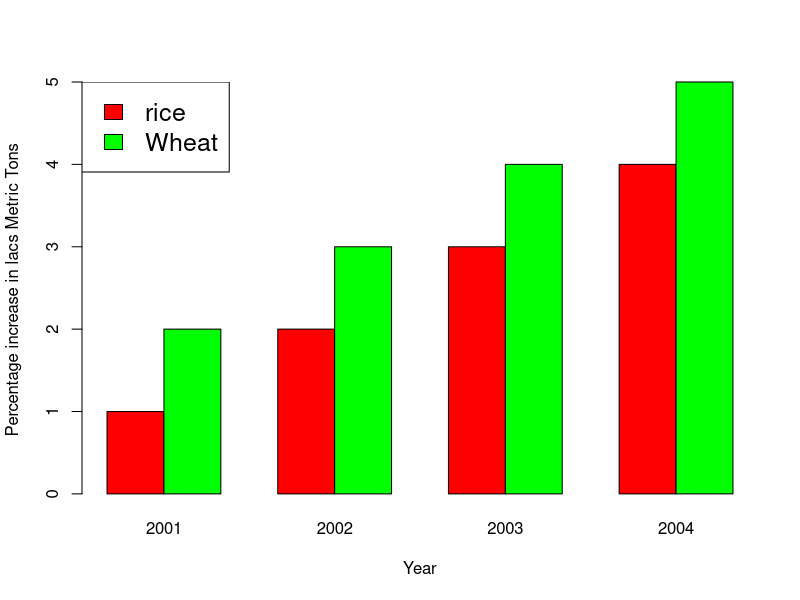
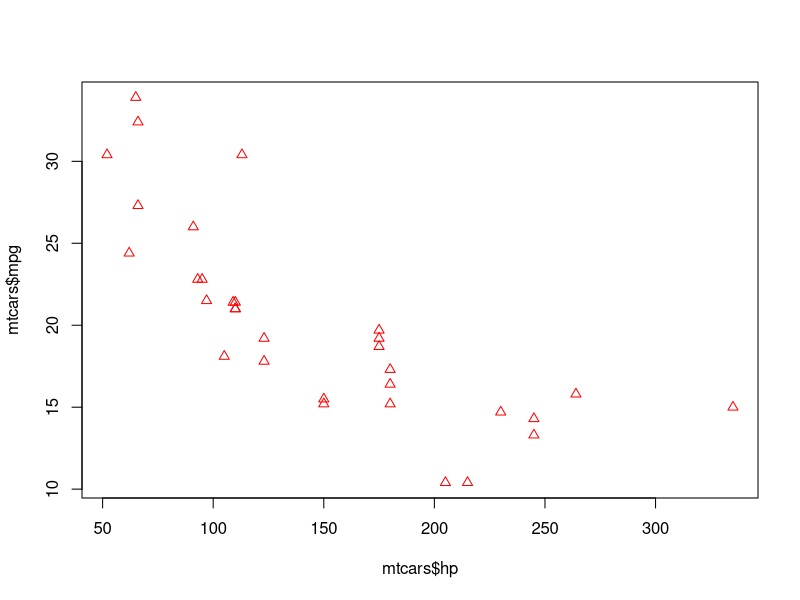
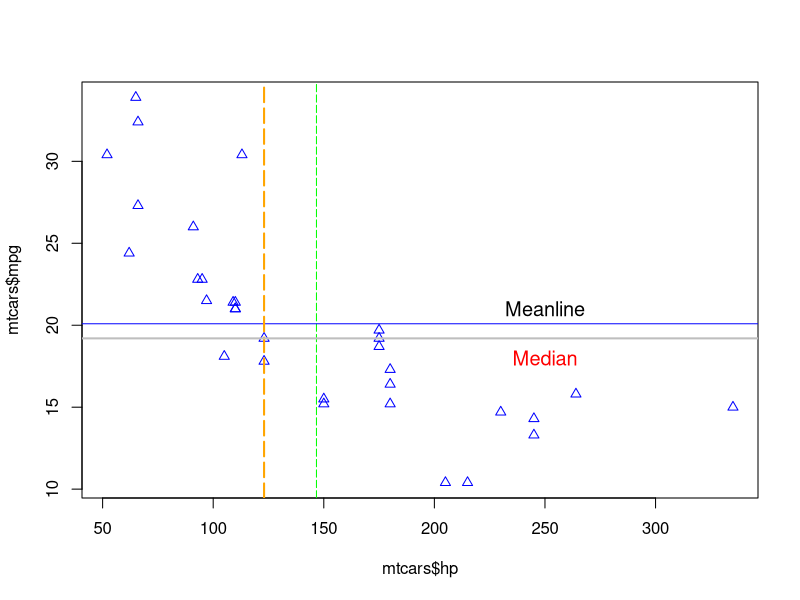
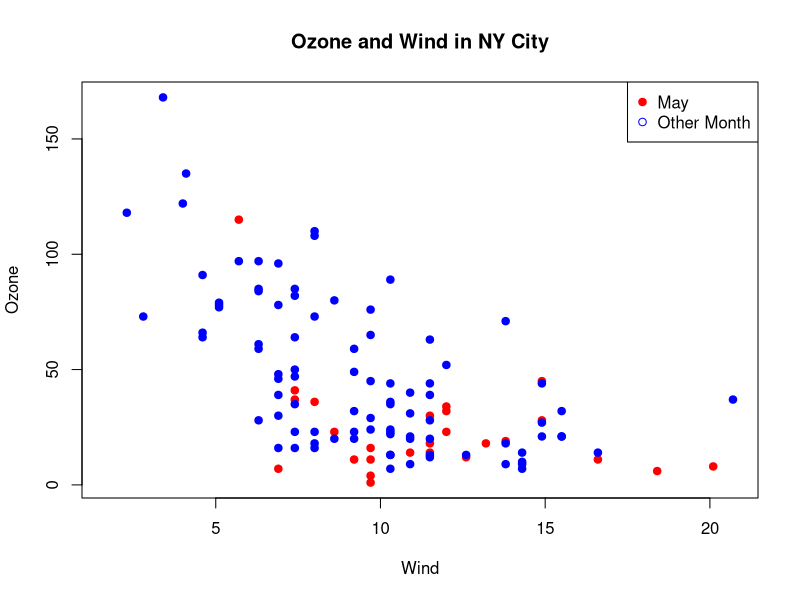
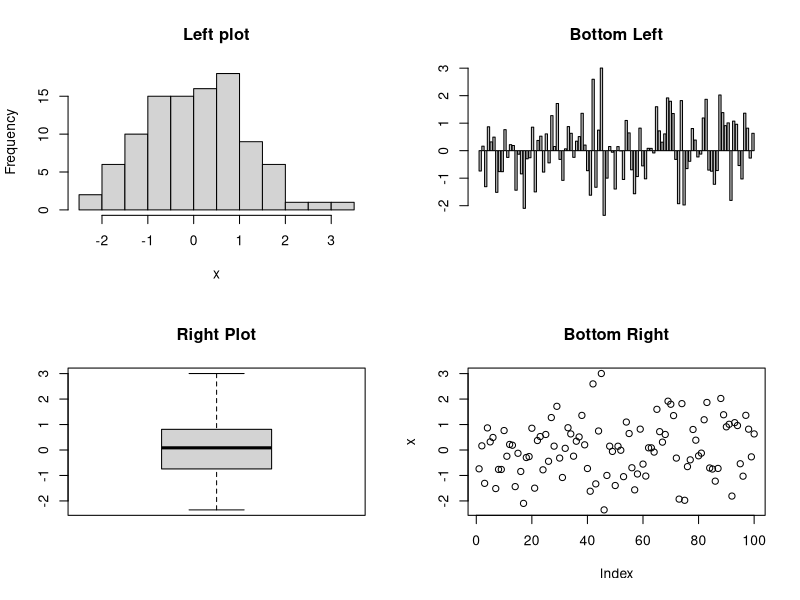
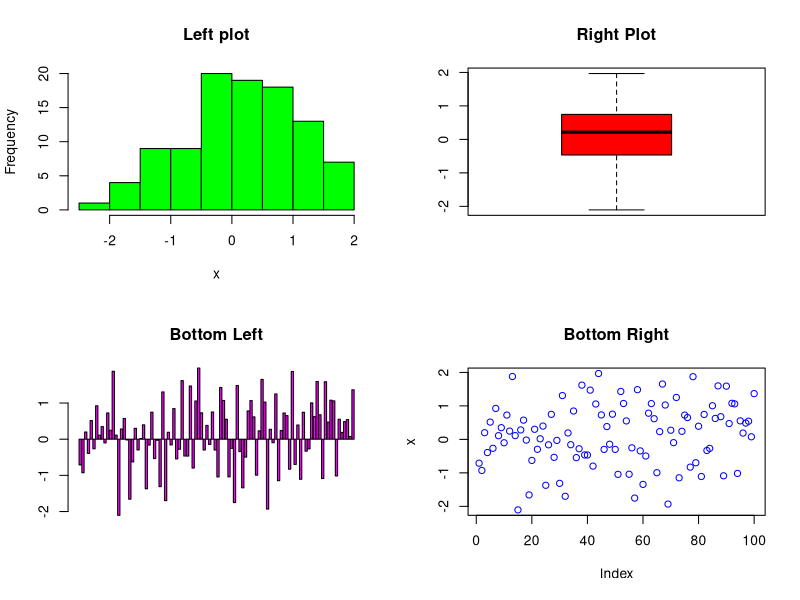

The R source for these figures, in order:
getwd()
setwd("C:/Abhijeet/CNG/Sem 001/R Prog/R Files")

## Grouped Plot

x <- 1:4; y <- 2:5; yx <- rbind(x,y)
barplot(yx,beside=T, col = c("red", "green"),
        names.arg= c("2001","2002","2003","2004"),
        xlab= "Year", ylab = "Percentage increase in lacs Metric Tons")
legend("topleft", c("rice","Wheat"), fill = c("red", "green"), cex = 1.5)

## Scatter Plot

data(mtcars)
plot(mtcars$hp, mtcars$mpg, pch = 2, col= "red")

## Adding horizontal & Vertical line
## adding annotation

data(mtcars); plot(mtcars$hp, mtcars$mpg, pch = 2, col = "blue")
abline(v = 146.6875, col = "green", lty = 5)
abline(h = 20.09, col = "blue", lty = 1)
abline(v = 123, col = "orange", lty = 5, lwd = 2)
abline(h = 19.2, col = "gray", lty = 1, lwd = 2)
text(250,18, "Median", cex = 1.2, col = "Red")
text (250,21, "Meanline", cex = 1.2, col = "black")


## Scatter Plot (Conditional Plotting)

library(datasets)
class(airquality)
str(airquality)
head(airquality)
dim(airquality)

with(airquality, plot(Wind, Ozone, main = "Ozone and Wind in NY City", type = "n"))
with(subset(airquality, Month==5),points(Wind, Ozone, col = "red", pch = 19,))
with(subset(airquality, Month!=5),points(Wind, Ozone, col = "blue", pch = 19))
legend("topright", c("May", "Other Month"), pch = c(19,1), col = c("red", "blue"))

## Multi Frame Plot

x <- rnorm(100)
par(mfcol = c(2,2))
hist(x, main = "Left plot")
boxplot(x, main = "Right Plot")
barplot(x, main = "Bottom Left")
plot(x, main = "Bottom Right")

x <- rnorm(100)
par(mfrow = c(2,2))
hist(x, main = "Left plot", col = "green")
boxplot(x, main = "Right Plot", col = "red")
barplot(x, main = "Bottom Left", col = "magenta")
plot(x, main = "Bottom Right", col = "blue")


## Matrix plot in R
## Explore Plots

